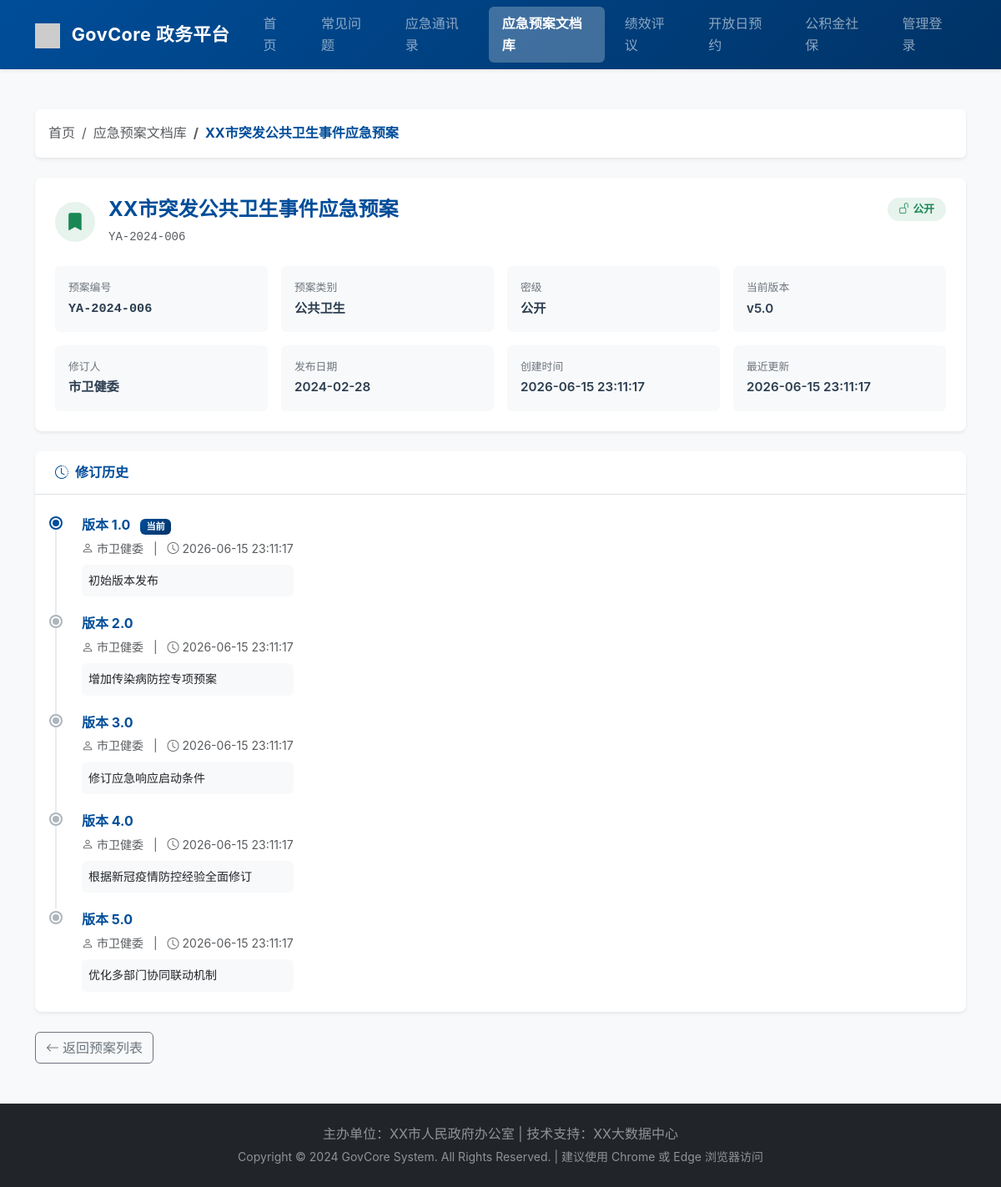
The app's page /plan_detail.php?id=6 with its own data.
### tables this page shows
CREATE TABLE `emergency_plans` (
  `id` int(11) NOT NULL AUTO_INCREMENT,
  `plan_code` varchar(50) NOT NULL COMMENT '预案编号',
  `name` varchar(255) NOT NULL COMMENT '预案名称',
  `category` varchar(20) NOT NULL COMMENT '类别：自然灾害/事故灾难/公共卫生/社会安全',
  `classification` varchar(10) NOT NULL DEFAULT '公开' COMMENT '密级：公开/内部',
  `version` varchar(20) NOT NULL DEFAULT '1.0' COMMENT '版本号',
  `reviser` varchar(100) NOT NULL COMMENT '修订人',
  `publish_date` date DEFAULT NULL COMMENT '发布日期',
  `pdf_file` varchar(500) DEFAULT NULL COMMENT 'PDF附件路径',
  `status` tinyint(1) NOT NULL DEFAULT '1' COMMENT '状态 1启用 0禁用',
  `created_at` datetime DEFAULT CURRENT_TIMESTAMP,
  `updated_at` datetime DEFAULT CURRENT_TIMESTAMP ON UPDATE CURRENT_TIMESTAMP,
  PRIMARY KEY (`id`),
  UNIQUE KEY `uk_plan_code` (`plan_code`),
  KEY `idx_category` (`category`),
  KEY `idx_classification` (`classification`)
);

CREATE TABLE `emergency_plan_revisions` (
  `id` int(11) NOT NULL AUTO_INCREMENT,
  `plan_id` int(11) NOT NULL COMMENT '预案ID',
  `version` varchar(20) NOT NULL COMMENT '版本号',
  `reviser` varchar(100) NOT NULL COMMENT '修订人',
  `change_summary` text COMMENT '变更说明',
  `pdf_file` varchar(500) DEFAULT NULL COMMENT '该版本PDF附件',
  `created_at` datetime DEFAULT CURRENT_TIMESTAMP COMMENT '修订时间',
  PRIMARY KEY (`id`),
  KEY `idx_plan_id` (`plan_id`)
);

### src/plan_detail.php (the view, shortened to what this page needs)
<?php
require_once 'func.php';
$plan_id = isset($_GET['id']) ? intval($_GET['id']) : 0;
$sql = "SELECT * FROM emergency_plans WHERE id = $plan_id AND status = 1";
$result = mysqli_query($conn, $sql);
$plan = mysqli_fetch_assoc($result);
$sql_rev = "SELECT * FROM emergency_plan_revisions WHERE plan_id = $plan_id ORDER BY created_at DESC";
$rev_result = mysqli_query($conn, $sql_rev);
$revisions = [];
while ($row = mysqli_fetch_assoc($rev_result)) {
    $revisions[] = $row;
}
$catClassMap = [
    '自然灾害' => 'cat-nature',
    '事故灾难' => 'cat-accident',
    '公共卫生' => 'cat-health',
    '社会安全' => 'cat-security'
];
$catCls = isset($catClassMap[$plan['category']]) ? $catClassMap[$plan['category']] : '';
?>
<!DOCTYPE html>
<html lang="zh-CN">
<head>
    <link href="https://cdn.jsdelivr.net/npm/bootstrap@5.3.0/dist/css/bootstrap.min.css" rel="stylesheet">
    <link href="https://cdn.jsdelivr.net/npm/sweetalert2@11/dist/sweetalert2.min.css" rel="stylesheet">
    <link rel="stylesheet" href="https://cdn.jsdelivr.net/npm/bootstrap-icons@1.10.0/font/bootstrap-icons.css">
    <link href="assets/css/style.css" rel="stylesheet">
</head>
<body class="bg-light">
    <nav class="navbar navbar-expand-lg navbar-dark bg-gov-blue shadow-sm">
        <div class="container">
            <a class="navbar-brand fw-bold" href="index.php">
                <img src="https://via.placeholder.com/30/ffffff/000000?text=G" alt="" class="d-inline-block align-text-top me-2">
                GovCore 政务平台
            </a>
            <div class="collapse navbar-collapse" id="navbarNav">
                <ul class="navbar-nav ms-auto">
                    <li class="nav-item"><a class="nav-link" href="index.php">首页</a></li>
                    <li class="nav-item"><a class="nav-link" href="faq.php">常见问题</a></li>
                    <li class="nav-item"><a class="nav-link" href="emergency_contact.php">应急通讯录</a></li>
                    <li class="nav-item"><a class="nav-link active" href="plans.php">应急预案文档库</a></li>
                    <li class="nav-item"><a class="nav-link" href="assessment.php">绩效评议</a></li>
                    <li class="nav-item"><a class="nav-link" href="openday.php">开放日预约</a></li>
                    <li class="nav-item"><a class="nav-link" href="social_insurance.php">公积金社保</a></li>
                    <li class="nav-item"><a class="nav-link" href="admin/login.php">管理登录</a></li>
                </ul>
            </div>
        </div>
    </nav>
    <div class="container my-5">
        <nav aria-label="breadcrumb" class="mb-4">
            <ol class="breadcrumb bg-white p-3 rounded shadow-sm mb-0">
                <li class="breadcrumb-item"><a href="index.php" class="text-decoration-none text-muted">首页</a></li>
                <li class="breadcrumb-item"><a href="plans.php" class="text-decoration-none text-muted">应急预案文档库</a></li>
                <li class="breadcrumb-item active fw-bold text-gov-blue" aria-current="page"><?php echo htmlspecialchars($plan['name']); ?></li>
            </ol>
        </nav>
        <div class="card border-0 shadow-sm rounded-3 mb-4">
            <div class="card-body p-4">
                <div class="d-flex align-items-start justify-content-between mb-4">
                    <div class="d-flex align-items-center gap-3">
                        <div class="category-icon-circle <?php echo $catCls; ?>">
                            <i class="bi bi-bookmark-fill"></i>
                        </div>
                        <div>
                            <h4 class="mb-1 fw-bold text-gov-blue"><?php echo htmlspecialchars($plan['name']); ?></h4>
                            <span class="font-monospace text-muted small"><?php echo htmlspecialchars($plan['plan_code']); ?></span>
                        </div>
                    </div>
                    <div class="d-flex gap-2 align-items-center">
                        <?php if ($plan['classification'] === '公开'): ?>
                            <span class="cls-badge-public"><i class="bi bi-unlock me-1"></i>公开</span>
                        <?php else: ?>
                            <span class="cls-badge-internal"><i class="bi bi-lock me-1"></i>内部</span>
                        <?php endif; ?>
                    </div>
                </div>
                <div class="row g-3">
                    <div class="col-md-3 col-6">
                        <div class="p-3 bg-light rounded">
                            <div class="meta-label">预案编号</div>
                            <div class="meta-value font-monospace"><?php echo htmlspecialchars($plan['plan_code']); ?></div>
                        </div>
                    </div>
                    <div class="col-md-3 col-6">
                        <div class="p-3 bg-light rounded">
                            <div class="meta-label">预案类别</div>
                            <div class="meta-value"><?php echo htmlspecialchars($plan['category']); ?></div>
                        </div>
                    </div>
                    <div class="col-md-3 col-6">
                        <div class="p-3 bg-light rounded">
                            <div class="meta-label">密级</div>
                            <div class="meta-value"><?php echo htmlspecialchars($plan['classification']); ?></div>
                        </div>
                    </div>
                    <div class="col-md-3 col-6">
                        <div class="p-3 bg-light rounded">
                            <div class="meta-label">当前版本</div>
                            <div class="meta-value">v<?php echo htmlspecialchars($plan['version']); ?></div>
                        </div>
                    </div>
                    <div class="col-md-3 col-6">
                        <div class="p-3 bg-light rounded">
                            <div class="meta-label">修订人</div>
                            <div class="meta-value"><?php echo htmlspecialchars($plan['reviser']); ?></div>
                        </div>
                    </div>
                    <div class="col-md-3 col-6">
                        <div class="p-3 bg-light rounded">
                            <div class="meta-label">发布日期</div>
                            <div class="meta-value"><?php echo $plan['publish_date'] ? htmlspecialchars($plan['publish_date']) : '-'; ?></div>
                        </div>
                    </div>
                    <div class="col-md-3 col-6">
                        <div class="p-3 bg-light rounded">
                            <div class="meta-label">创建时间</div>
                            <div class="meta-value small"><?php echo $plan['created_at']; ?></div>
                        </div>
                    </div>
                    <div class="col-md-3 col-6">
                        <div class="p-3 bg-light rounded">
                            <div class="meta-label">最近更新</div>
                            <div class="meta-value small"><?php echo $plan['updated_at']; ?></div>
                        </div>
                    </div>
                </div>
            </div>
        </div>
        <div class="card border-0 shadow-sm rounded-3">
            <div class="card-header bg-white border-bottom py-3">
                <h6 class="mb-0 text-gov-blue fw-bold">
                    <i class="bi bi-clock-history me-2"></i>修订历史
                </h6>
            </div>
            <div class="card-body p-4">
                <?php if (empty($revisions)): ?>
                    <div class="text-center py-4 text-muted">
                        <i class="bi bi-inbox fs-2 d-block mb-3"></i>
                        暂无修订记录
                    </div>
                <?php else: ?>
                    <div class="revisions-timeline">
                        <?php foreach ($revisions as $i => $rev): ?>
                            <div class="revision-item">
                                <div class="revision-dot"></div>
                                <div class="d-flex align-items-start justify-content-between">
                                    <div>
                                        <div class="fw-bold text-gov-blue">
                                            版本 <?php echo htmlspecialchars($rev['version']); ?>
                                            <?php if ($i === 0): ?>
                                                <span class="badge bg-gov-blue ms-2" style="font-size:0.7rem;">当前</span>
                                            <?php endif; ?>
                                        </div>
                                        <div class="text-muted small mt-1">
                                            <i class="bi bi-person me-1"></i><?php echo htmlspecialchars($rev['reviser']); ?>
                                            <span class="mx-2">|</span>
                                            <i class="bi bi-clock me-1"></i><?php echo $rev['created_at']; ?>
                                        </div>
                                        <?php if (!empty($rev['change_summary'])): ?>
                                            <div class="mt-2 p-2 bg-light rounded small">
                                                <?php echo htmlspecialchars($rev['change_summary']); ?>
                                            </div>
                                        <?php endif; ?>
                                    </div>
                                </div>
                            </div>
                        <?php endforeach; ?>
                    </div>
                <?php endif; ?>
            </div>
        </div>
        <div class="mt-4">
            <a href="plans.php" class="btn btn-outline-secondary">
                <i class="bi bi-arrow-left me-1"></i>返回预案列表
            </a>
        </div>
    </div>
    <footer class="bg-dark text-white-50 py-4 mt-5">
        <div class="container text-center">
            <p class="mb-1">主办单位：XX市人民政府办公室 | 技术支持：XX大数据中心</p>
            <p class="mb-0 small">Copyright &copy; 2024 GovCore System. All Rights Reserved. | 建议使用 Chrome 或 Edge 浏览器访问</p>
        </div>
    </footer>
</body>
</html>

### src/assets/css/style.css (style rules this page uses)
:root { --gov-blue-primary: #004d99; --gov-blue-dark: #003366; --gov-blue-light: #e6f0ff; --gov-red: #c92f2f; --gov-text-main: #2c3e50; --gov-text-muted: #6c757d; --gov-bg: #f4f6f9; --card-shadow: 0 4px 20px rgba(0, 0, 0, 0.08); --card-radius: 12px; }
body { font-family: -apple-system, BlinkMacSystemFont, "Segoe UI", Roboto, "Helvetica Neue", Arial, sans-serif; color: var(--gov-text-main); background-color: var(--gov-bg); line-height: 1.6; }
.bg-gov-blue { background: linear-gradient(135deg, var(--gov-blue-primary) 0%, var(--gov-blue-dark) 100%) !important; }
.text-gov-blue { color: var(--gov-blue-primary) !important; }
.card { border: none; border-radius: var(--card-radius); box-shadow: var(--card-shadow); background: white; transition: transform 0.3s ease, box-shadow 0.3s ease; overflow: hidden; }
.card-header { background-color: white; border-bottom: 1px solid rgba(0,0,0,0.05); padding: 1.25rem 1.5rem; }
.navbar { box-shadow: 0 2px 10px rgba(0,0,0,0.1); backdrop-filter: blur(10px); }
.navbar-brand { font-weight: 700; font-size: 1.35rem; letter-spacing: 0.5px; }
.nav-link { font-weight: 500; margin-left: 0.5rem; padding: 0.5rem 1rem !important; border-radius: 6px; transition: all 0.2s; }
.nav-link.active { background-color: rgba(255,255,255,0.25); font-weight: 600; }
.breadcrumb { background: white; padding: 0.75rem 1rem; border-radius: 8px; box-shadow: 0 2px 4px rgba(0,0,0,0.02); }

### src/plan_detail.php (style rules this page uses)
.meta-label { font-size: 0.8rem; color: var(--gov-text-muted); margin-bottom: 2px; }
.meta-value { font-weight: 600; color: var(--gov-text-main); font-size: 0.95rem; }
.cls-badge-public { background-color: rgba(25, 135, 84, 0.1); color: #198754; padding: 4px 14px; border-radius: 20px; font-size: 0.8rem; font-weight: 600; }
.category-icon-circle { width: 48px; height: 48px; border-radius: 50%; display: flex; align-items: center; justify-content: center; font-size: 1.3rem; }
.cat-health { background-color: rgba(25, 135, 84, 0.1); color: #198754; }
.revision-item { position: relative; padding-left: 30px; padding-bottom: 20px; border-left: 2px solid #e9ecef; }
.revision-item:last-child { border-left-color: transparent; padding-bottom: 0; }
.revision-dot { position: absolute; left: -7px; top: 4px; width: 12px; height: 12px; border-radius: 50%; background-color: var(--gov-blue-primary); border: 2px solid white; box-shadow: 0 0 0 2px var(--gov-blue-primary); }
.revision-item:not(:first-child) .revision-dot { background-color: #adb5bd; box-shadow: 0 0 0 2px #adb5bd; }

### records on screen
emergency_plans: name "XX市突发公共卫生事件应急预案", plan_code "YA-2024-006", category "公共卫生", classification "公开", version "5.0", reviser "市卫健委", publish_date "2024-02-28", created_at "2026-06-15 23:11:17", updated_at "2026-06-15 23:11:17"
emergency_plan_revisions: version "1.0", shows "当前", reviser "市卫健委", created_at "2026-06-15 23:11:17", change_summary "初始版本发布"
emergency_plan_revisions: version "2.0", reviser "市卫健委", created_at "2026-06-15 23:11:17", change_summary "增加传染病防控专项预案"
emergency_plan_revisions: version "3.0", reviser "市卫健委", created_at "2026-06-15 23:11:17", change_summary "修订应急响应启动条件"
emergency_plan_revisions: version "4.0", reviser "市卫健委", created_at "2026-06-15 23:11:17", change_summary "根据新冠疫情防控经验全面修订"
emergency_plan_revisions: version "5.0", reviser "市卫健委", created_at "2026-06-15 23:11:17", change_summary "优化多部门协同联动机制"
